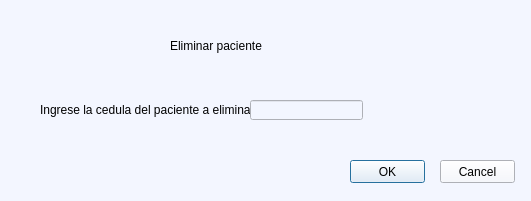
<?xml version="1.0" encoding="UTF-8"?>
<ui version="4.0">
 <class>Dialog</class>
 <widget class="QDialog" name="Dialog">
  <property name="geometry">
   <rect>
    <x>0</x>
    <y>0</y>
    <width>531</width>
    <height>201</height>
   </rect>
  </property>
  <property name="windowTitle">
   <string>Eliminar paciente</string>
  </property>
  <property name="styleSheet">
   <string notr="true">background-color: rgb(243, 246, 255);
</string>
  </property>
  <widget class="QLabel" name="label">
   <property name="geometry">
    <rect>
     <x>170</x>
     <y>30</y>
     <width>181</width>
     <height>31</height>
    </rect>
   </property>
   <property name="styleSheet">
    <string notr="true">font: 16pt &quot;MS Shell Dlg 2&quot;;</string>
   </property>
   <property name="text">
    <string>Eliminar paciente</string>
   </property>
  </widget>
  <widget class="QLabel" name="label_2">
   <property name="geometry">
    <rect>
     <x>40</x>
     <y>100</y>
     <width>211</width>
     <height>20</height>
    </rect>
   </property>
   <property name="text">
    <string>Ingrese la cedula del paciente a eliminar:</string>
   </property>
  </widget>
  <widget class="QLabel" name="mensaje_e">
   <property name="geometry">
    <rect>
     <x>280</x>
     <y>160</y>
     <width>131</width>
     <height>16</height>
    </rect>
   </property>
   <property name="text">
    <string/>
   </property>
  </widget>
  <widget class="QLabel" name="emensaje">
   <property name="geometry">
    <rect>
     <x>30</x>
     <y>145</y>
     <width>301</width>
     <height>41</height>
    </rect>
   </property>
   <property name="text">
    <string/>
   </property>
  </widget>
  <widget class="QPushButton" name="ok1">
   <property name="geometry">
    <rect>
     <x>350</x>
     <y>160</y>
     <width>75</width>
     <height>23</height>
    </rect>
   </property>
   <property name="text">
    <string>OK</string>
   </property>
  </widget>
  <widget class="QPushButton" name="cancel2">
   <property name="geometry">
    <rect>
     <x>440</x>
     <y>160</y>
     <width>75</width>
     <height>23</height>
    </rect>
   </property>
   <property name="text">
    <string>Cancel</string>
   </property>
  </widget>
  <widget class="QLineEdit" name="cedulape">
   <property name="geometry">
    <rect>
     <x>250</x>
     <y>100</y>
     <width>113</width>
     <height>20</height>
    </rect>
   </property>
  </widget>
  <widget class="QLabel" name="label_3">
   <property name="geometry">
    <rect>
     <x>390</x>
     <y>40</y>
     <width>91</width>
     <height>81</height>
    </rect>
   </property>
   <property name="lineWidth">
    <number>0</number>
   </property>
   <property name="midLineWidth">
    <number>1</number>
   </property>
   <property name="pixmap">
    <pixmap>lungs-2803208_960_720.png</pixmap>
   </property>
   <property name="scaledContents">
    <bool>true</bool>
   </property>
   <property name="wordWrap">
    <bool>true</bool>
   </property>
  </widget>
 </widget>
 <resources/>
 <connections>
  <connection>
   <sender>cancel2</sender>
   <signal>clicked()</signal>
   <receiver>Dialog</receiver>
   <slot>close()</slot>
   <hints>
    <hint type="sourcelabel">
     <x>499</x>
     <y>173</y>
    </hint>
    <hint type="destinationlabel">
     <x>500</x>
     <y>196</y>
    </hint>
   </hints>
  </connection>
  <connection>
   <sender>cancel2</sender>
   <signal>clicked()</signal>
   <receiver>cedulape</receiver>
   <slot>clear()</slot>
   <hints>
    <hint type="sourcelabel">
     <x>453</x>
     <y>165</y>
    </hint>
    <hint type="destinationlabel">
     <x>346</x>
     <y>107</y>
    </hint>
   </hints>
  </connection>
 </connections>
</ui>
